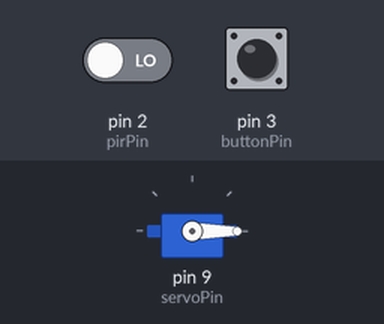
Recording of a sketch running on a simulated Arduino Uno, built with avr-gcc and run on an emulated ATmega328P. Shown: servo. Inputs (shaded band) come from the test bench; at power-on: pin 2 (pirPin) LOW, pin 3 (buttonPin) HIGH.

Above: at 1.2 s.
1.3 s: pin 2 (pirPin) driven HIGH
At 1.8 s:
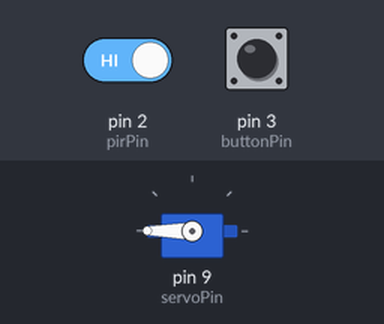
2.8 s: pin 2 (pirPin) driven LOW
At 4.0 s:
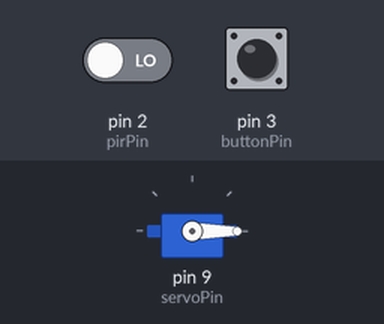
4.3 s: pin 3 (buttonPin) pulled LOW for 0.15 s
At 5.4 s:
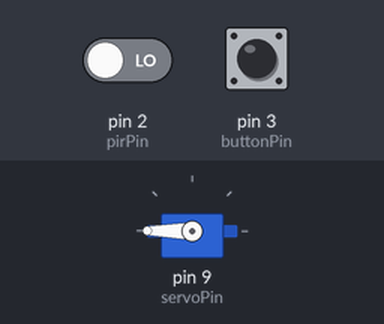
Timing chart, 0 to 7.3 s (numbered marks = the images above; inputs shaded):
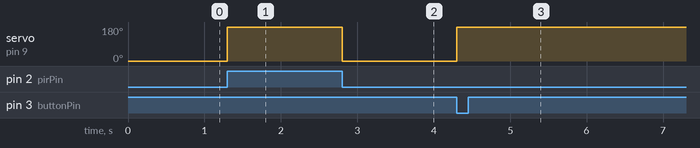

The sketch:

GAC_FINAL_NA_TO.ino
```cpp
#include <Servo.h>

const int pirPin = 2;      // PIR sensor pin
const int buttonPin = 3;   // Push button pin
const int servoPin = 9;    // Servo motor pin

String data;
Servo sl;

bool isslActive = false;  // Flag to track servo activation
bool isButtonPressed = false; // Flag to track button state
bool pirState = false;      // Variable to store PIR sensor state
bool lastPirState = false;  // Variable to store previous PIR sensor state
bool buttonState = false;   // Variable to store button state
bool lastButtonState = false; // Variable to store previous button state


void setup() {
  Serial.begin(9600);
  sl.attach(9);

  pinMode(pirPin, INPUT);
  pinMode(buttonPin, INPUT_PULLUP);
  pinMode(servoPin, OUTPUT);
  sl.attach(servoPin);
}


void loop() { // Read PIR sensor
  pirState = digitalRead(pirPin);

  // Read push button
  buttonState = digitalRead(buttonPin);

  // Check if button is pressed
  if (buttonState != lastButtonState) {
    if (buttonState == LOW) {
      isButtonPressed = true;
    }
  }
  lastButtonState = buttonState;

  // If the button is pressed, toggle servo activation
  if (isButtonPressed) {
    isslActive = !isslActive;
    isButtonPressed = false;
  }

  // If PIR sensor detects motion or the button is pressed, activate servo
  if (pirState == HIGH || isslActive) {
    sl.write(360); // Servo position when activated
  } else {
    sl.write(0); // Servo position when deactivated
  }
  delay(100); // Delay to avoid reading the button or PIR sensor too quickly

  if(Serial.available()){
    data = Serial.readString();
    if(data == "SERVO_OPEN"){
      sl.write(360);

      delay(3000);
      }
     else if(data == "SERVO_CLOSE"){
      sl.write(0);
       delay(3000);
      }

    }
  }
```

Measured:
- after the input at 1.3 s, servo on pin 9 (servoPin): 0° → 180° at once
- after the input at 2.8 s, servo on pin 9 (servoPin): 180° → 0° at once
- after the input at 4.3 s, servo on pin 9 (servoPin): 0° → 180° at once
